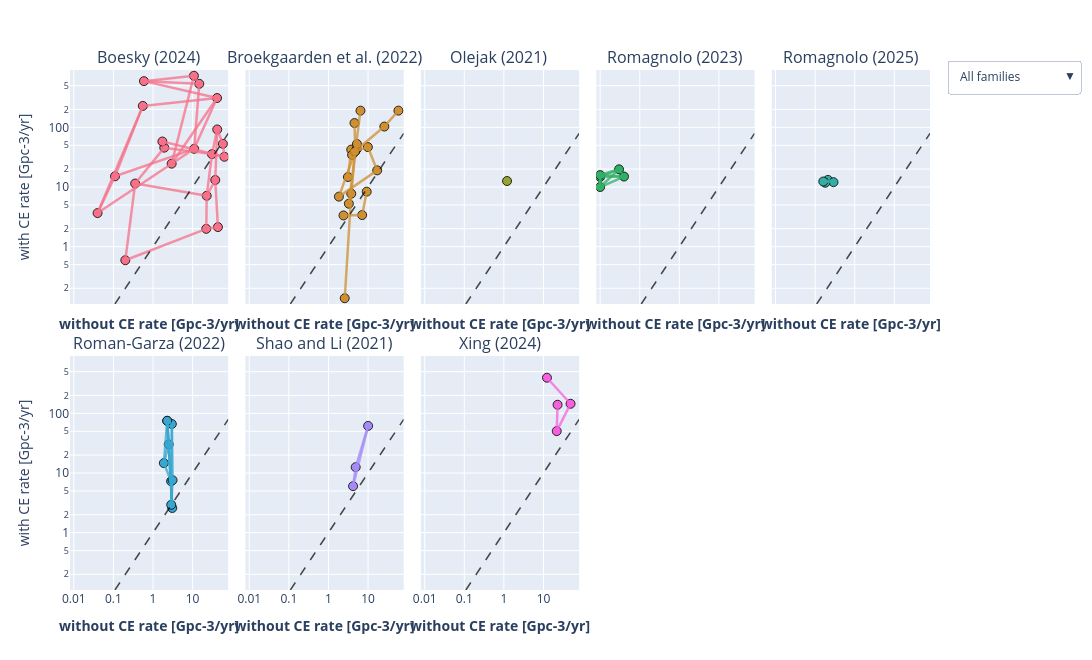

Write notebook code for a chart like this one.
### Code cell
fig = plot_ce_vs_withoutce_rate_by_study_plotly(
    path_to_file="/Users/floorbroekgaarden/Projects/GitHub/Rates_of_Formation_Channels/plottingCode/All_Figures/Data_formation_channels_intrinsic/",
    DCOlabel="BH-NS",
    ncols_grid=5,
    panel_w=360,
    panel_h=290,
    marker_size=9,
    line_width=2.5,
    palette_name="husl",
)

fig.show()

# to save the figure
fig.write_html("Output_Figures/BHNS_withCE_vs_withoutCE_rate_grid.html", include_plotlyjs="cdn")
